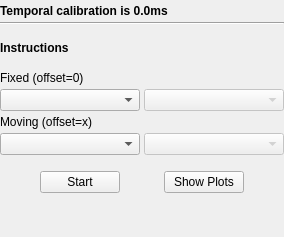
<?xml version="1.0" encoding="UTF-8"?>
<ui version="4.0">
 <class>TemporalCalibrationToolbox</class>
 <widget class="QWidget" name="TemporalCalibrationToolbox">
  <property name="minimumSize">
   <size>
    <width>230</width>
    <height>150</height>
   </size>
  </property>
  <property name="windowTitle">
   <string>Temporal Calibration</string>
  </property>
  <layout class="QVBoxLayout" name="verticalLayout">
   <property name="spacing">
    <number>4</number>
   </property>
   <property name="leftMargin">
    <number>0</number>
   </property>
   <property name="topMargin">
    <number>4</number>
   </property>
   <property name="rightMargin">
    <number>0</number>
   </property>
   <property name="bottomMargin">
    <number>4</number>
   </property>
   <item>
    <widget class="QLabel" name="label_State">
     <property name="font">
      <font>
       <weight>75</weight>
       <bold>true</bold>
      </font>
     </property>
     <property name="text">
      <string>Temporal calibration is 0.0ms</string>
     </property>
     <property name="wordWrap">
      <bool>true</bool>
     </property>
    </widget>
   </item>
   <item>
    <widget class="Line" name="line_2">
     <property name="orientation">
      <enum>Qt::Horizontal</enum>
     </property>
    </widget>
   </item>
   <item>
    <spacer name="verticalSpacer_6">
     <property name="orientation">
      <enum>Qt::Vertical</enum>
     </property>
     <property name="sizeType">
      <enum>QSizePolicy::Fixed</enum>
     </property>
     <property name="sizeHint" stdset="0">
      <size>
       <width>158</width>
       <height>12</height>
      </size>
     </property>
    </spacer>
   </item>
   <item>
    <widget class="QLabel" name="label_InstructionsTemporal">
     <property name="font">
      <font>
       <weight>75</weight>
       <bold>true</bold>
      </font>
     </property>
     <property name="text">
      <string>Instructions</string>
     </property>
     <property name="wordWrap">
      <bool>true</bool>
     </property>
    </widget>
   </item>
   <item>
    <spacer name="verticalSpacer_5">
     <property name="orientation">
      <enum>Qt::Vertical</enum>
     </property>
     <property name="sizeType">
      <enum>QSizePolicy::Fixed</enum>
     </property>
     <property name="sizeHint" stdset="0">
      <size>
       <width>158</width>
       <height>12</height>
      </size>
     </property>
    </spacer>
   </item>
   <item>
    <layout class="QGridLayout" name="gridLayout">
     <item row="0" column="0">
      <widget class="QLabel" name="label_FixedSeries">
       <property name="sizePolicy">
        <sizepolicy hsizetype="Minimum" vsizetype="Preferred">
         <horstretch>0</horstretch>
         <verstretch>0</verstretch>
        </sizepolicy>
       </property>
       <property name="text">
        <string>Fixed (offset=0)</string>
       </property>
      </widget>
     </item>
     <item row="2" column="0">
      <widget class="QLabel" name="label_MovingSeries">
       <property name="sizePolicy">
        <sizepolicy hsizetype="Minimum" vsizetype="Preferred">
         <horstretch>0</horstretch>
         <verstretch>0</verstretch>
        </sizepolicy>
       </property>
       <property name="text">
        <string>Moving (offset=x)</string>
       </property>
      </widget>
     </item>
     <item row="1" column="1">
      <widget class="QComboBox" name="comboBox_FixedSourceValue">
       <property name="enabled">
        <bool>false</bool>
       </property>
      </widget>
     </item>
     <item row="3" column="1">
      <widget class="QComboBox" name="comboBox_MovingSourceValue">
       <property name="enabled">
        <bool>false</bool>
       </property>
      </widget>
     </item>
     <item row="1" column="0">
      <widget class="QComboBox" name="comboBox_FixedChannelValue"/>
     </item>
     <item row="3" column="0">
      <widget class="QComboBox" name="comboBox_MovingChannelValue"/>
     </item>
    </layout>
   </item>
   <item>
    <spacer name="verticalSpacer">
     <property name="orientation">
      <enum>Qt::Vertical</enum>
     </property>
     <property name="sizeType">
      <enum>QSizePolicy::Fixed</enum>
     </property>
     <property name="sizeHint" stdset="0">
      <size>
       <width>20</width>
       <height>12</height>
      </size>
     </property>
    </spacer>
   </item>
   <item>
    <layout class="QHBoxLayout" name="horizontalLayout_5">
     <property name="spacing">
      <number>4</number>
     </property>
     <item>
      <spacer name="horizontalSpacer_2">
       <property name="orientation">
        <enum>Qt::Horizontal</enum>
       </property>
       <property name="sizeHint" stdset="0">
        <size>
         <width>40</width>
         <height>20</height>
        </size>
       </property>
      </spacer>
     </item>
     <item>
      <widget class="QPushButton" name="pushButton_StartCancelTemporal">
       <property name="text">
        <string>Start</string>
       </property>
      </widget>
     </item>
     <item>
      <spacer name="horizontalSpacer">
       <property name="orientation">
        <enum>Qt::Horizontal</enum>
       </property>
       <property name="sizeHint" stdset="0">
        <size>
         <width>40</width>
         <height>20</height>
        </size>
       </property>
      </spacer>
     </item>
     <item>
      <widget class="QPushButton" name="pushButton_ShowPlots">
       <property name="text">
        <string>Show Plots</string>
       </property>
       <property name="checkable">
        <bool>true</bool>
       </property>
      </widget>
     </item>
     <item>
      <spacer name="horizontalSpacer_3">
       <property name="orientation">
        <enum>Qt::Horizontal</enum>
       </property>
       <property name="sizeHint" stdset="0">
        <size>
         <width>40</width>
         <height>20</height>
        </size>
       </property>
      </spacer>
     </item>
    </layout>
   </item>
   <item>
    <spacer name="verticalSpacer_2">
     <property name="orientation">
      <enum>Qt::Vertical</enum>
     </property>
     <property name="sizeHint" stdset="0">
      <size>
       <width>158</width>
       <height>40</height>
      </size>
     </property>
    </spacer>
   </item>
  </layout>
 </widget>
 <layoutdefault spacing="4" margin="4"/>
 <resources>
  <include location="../fCal.qrc"/>
 </resources>
 <connections/>
</ui>
